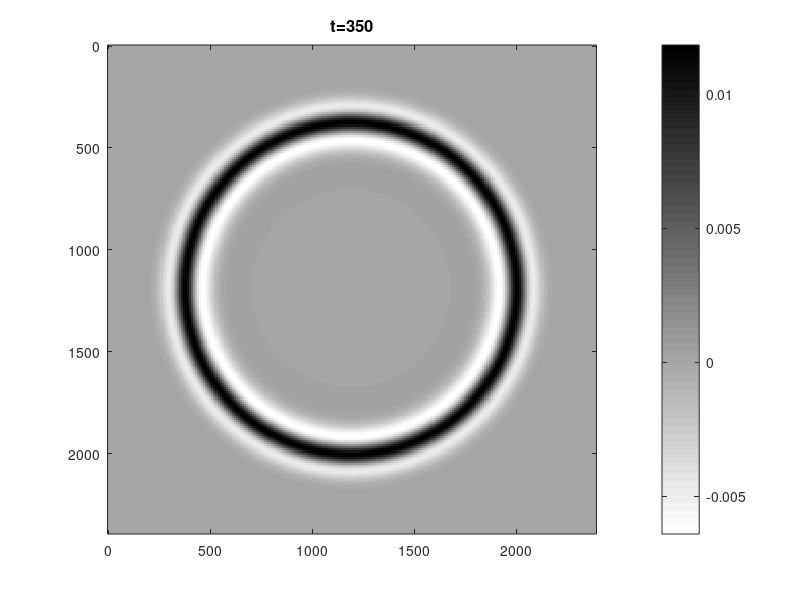

The MATLAB script that drew this image:
%%%%%% 2D velocity-stress viscoacoustic wave modeling %%%%%
%%%%%% fractional laplacians operators %%%%%%%%
%%%% zhu's method %%%%%%%%%%
%%%%%%%%% homogeneous media %%%%%%%%%%

clear;clc;

dt=1e-3;%% time simple
fm=15; %%% domain frequency
tmax=350; %%time steps
to=1/fm;
t=-to:dt:(tmax-1)*dt-to;
rik=(1-2*(pi*fm.*t).^2).*exp(-(pi*fm.*t).^2);  %% wavelet

nxo=200;nzo=200;pml=20;
nx=nxo+2*pml;nz=nzo+2*pml;
dx=10;dz=10;
dkx=1/(nx*dx);dkz=1/(nz*dz);

vp=ones(nz,nx)*3000;  %velocity
dens=ones(nz,nx)*2000;%density
Qp=ones(nz,nx)*10; %% Q

xx=0:dx:(nx-1)*dx;
zz=0:dz:(nz-1)*dz;

kkx=zeros(nx,1);kkz=zeros(nz,1);
b1=1:1:nx;
b2=1:1:nz;

kkx(1:nx/2+1)=(2*pi*dkx*(b1(1:nx/2+1)-1));                
kkx(nx/2+2:end)=(2*pi*dkx*(nx+1-b1(nx/2+2:end)));
kkz(1:nz/2+1)=(2*pi*dkz*(b2(1:nz/2+1)-1));                 
kkz(nz/2+2:end)=(2*pi*dkz*(nz+1-b2(nz/2+2:end)));

k2w=zeros(nz,nx); % k^2
for j=1:nz
    for i=1:nx
        k2w(j,i)=(kkx(i)^2+kkz(j)^2);
    end
end
k2ww=k2w;
k2ww(1,1)=1e-8;

shiftx=ones(nx,1);
shiftz=ones(nz,1);
shiftx(1:nx/2+1)=exp(1i*pi/nx.*(b1(1:nx/2+1)-1));
shiftx(nx/2+2:nx)=exp(-1i*pi/nx.*(nx+1-b1(nx/2+2:nx)));
shiftz(1:nz/2+1)=exp(1i*pi/nz.*(b2(1:nz/2+1)-1));
shiftz(nz/2+2:nz)=exp(-1i*pi/nz.*(nz+1-b2(nz/2+2:nz)));

for i=pml+1:nxo+pml
   vp(1:pml,i)=vp(pml+1,i);
   vp(nzo+pml+1:nz,i)=vp(nzo+pml,i);
   
end 

for j=pml+1:nzo+pml
   vp(j,1:pml)=vp(j,pml+1);
   vp(j,nxo+pml+1:nx)=vp(j,nxo+pml);
end

vp(1:pml,1:pml)=vp(pml+1,pml+1);
vp(1:pml,nxo+pml+1:nx)=vp(pml+1,nxo+pml);
vp(nzo+pml+1:nz,1:pml)=vp(nzo+pml,pml+1);
vp(nzo+pml+1:nz,nxo+pml+1:nx)=vp(nzo+pml,nxo+pml);
     

bbx=ones(nz,nx);
bbz=ones(nz,nx);

for j=1:nz
    for i=1:nx-1
        bbx(j,i)=2/(dens(j,i+1)+dens(j,i));
    end
end
i=nx;
bbx(1:nz,i)=1./dens(1:nz,i);
for i=1:nx
    for j=1:nz-1
        bbz(j,i)=2/(dens(j+1,i)+dens(j,i));
    end
end
j=nz;
bbz(j,1:nx)=1./dens(j,1:nx);

rp=1/pi*atan(1./Qp);
wo=20*pi*fm;


Clam=dens.*vp.^2.*(cos(0.5*atan(1./Qp))).^2;
Clam=Clam./wo.^(2*rp);


yinda=Clam.*vp.^(2*rp).*cos(pi*rp);
tao=Clam.*vp.^(2*rp-1).*sin(pi*rp);



pw1=k2w.^rp;
pw2=k2ww.^(rp-0.5);


clear Clam Cmu Qp  vp  dens

p=zeros(nz,nx);
vx=zeros(nz,nx);vz=zeros(nz,nx);

midx1=zeros(nz,nx);midz1=zeros(nz,nx);
midx2=zeros(nz,nx);midz2=zeros(nz,nx);

midd2=zeros(nz,nx);
midxx1=zeros(nz,nx);
midzz1=zeros(nz,nx);
middd2=zeros(nz,nx);

zs=nz/2;xs=nx/2;

%%%%%%%%%% pml parameters %%%%%%%%%%
% kmax=0;
% alpha_max=pi*fm;                        %%% not equal zero value
% n1=2;n2=1;n3=1;
% R=1e-5;vmax=5000;
% widthx=pml*dx; 
% widthz=pml*dz;
% dmax_x=(1+n1+n2)*vmax*log(1/R)/(2*widthx);
% dmax_z=(1+n1+n2)*vmax*log(1/R)/(2*widthz);
% 
% int_dx_lf=zeros(1,pml);int_dx_rg=zeros(1,pml);
% half_dx_lf=zeros(1,pml);half_dx_rg=zeros(1,pml);
% 
% int_dz_up=zeros(1,pml);int_dz_dw=zeros(1,pml);
% half_dz_up=zeros(1,pml);half_dz_dw=zeros(1,pml);
% 
% int_kx_lf=zeros(1,pml);int_kx_rg=zeros(1,pml);
% half_kx_lf=zeros(1,pml);half_kx_rg=zeros(1,pml);
% 
% int_kz_up=zeros(1,pml);int_kz_dw=zeros(1,pml);
% half_kz_up=zeros(1,pml);half_kz_dw=zeros(1,pml);
% 
% int_alphax_lf=zeros(1,pml);int_alphax_rg=zeros(1,pml);
% half_alphax_lf=zeros(1,pml);half_alphax_rg=zeros(1,pml);
% 
% int_alphaz_up=zeros(1,pml);int_alphaz_dw=zeros(1,pml);
% half_alphaz_up=zeros(1,pml);half_alphaz_dw=zeros(1,pml);
% 
% %%%% int
% int_dx_lf(1:pml)=dmax_x.*(((pml-1)*dx-xx(1:pml))/widthx).^(n1+n2);
% int_dx_rg(1:pml)=dmax_x.*((xx(nx-pml+1:nx)-(nx-pml)*dx)/widthx).^(n1+n2);
% int_dz_up(1:pml)=dmax_z.*(((pml-1)*dz-zz(1:pml))/widthz).^(n1+n2);
% int_dz_dw(1:pml)=dmax_z.*((zz(nz-pml+1:nz)-(nz-pml)*dz)/widthz).^(n1+n2);
% 
% int_alphax_lf(1:pml)=alpha_max.*(xx(1:pml)./((pml-1)*dx)).^n3;
% int_alphax_rg(1:pml)=alpha_max.*(((nx-1)*dx-xx(nx-pml+1:nx))./((pml-1)*dx)).^n3;
% int_alphaz_up(1:pml)=alpha_max.*(zz(1:pml)./((pml-1)*dz)).^n3;
% int_alphaz_dw(1:pml)=alpha_max.*(((nz-1)*dz-zz(nz-pml+1:nz))./((pml-1)*dz)).^n3;
% 
% int_kx_lf(1:pml)=1+kmax.*(((pml-1)*dx-xx(1:pml))/widthx).^n1;
% int_kx_rg(1:pml)=1+kmax.*((xx(nx-pml+1:nx)-(nx-pml)*dx)/widthx).^n1;
% int_kz_up(1:pml)=1+kmax.*(((pml-1)*dz-zz(1:pml))/widthz).^n1;
% int_kz_dw(1:pml)=1+kmax.*((zz(nz-pml+1:nz)-(nz-pml)*dz)/widthz).^n1;
% %%%% half
% half_dx_lf(1:pml)=dmax_x.*((pml-0.5:-1:0.5)./pml).^(n1+n2);
% half_dx_rg(1:pml)=half_dx_lf(pml:-1:1);
% half_dz_up(1:pml)=dmax_z.*((pml-0.5:-1:0.5)./pml).^(n1+n2);
% half_dz_dw(1:pml)=half_dz_up(pml:-1:1);
% 
% half_alphax_lf(1:pml)=alpha_max.*((-0.5:1:pml-1.5)./(pml-1)).^n3;
% half_alphax_rg(1:pml)=half_alphax_lf(pml:-1:1);
% 
% half_alphaz_up(1:pml)=alpha_max.*((-0.5:1:pml-1.5)./(pml-1)).^n3;
% half_alphaz_dw(1:pml)=half_alphaz_up(pml:-1:1);
% 
% half_kx_lf(1:pml)=1+kmax.*((pml-0.5:-1:0.5)./pml).^n1;
% half_kx_rg(1:pml)=half_kx_lf(pml:-1:1);
% half_kz_up(1:pml)=1+kmax.*((pml-0.5:-1:0.5)./pml).^n1;
% half_kz_dw(1:pml)=half_kz_up(pml:-1:1);
% 
% fi_vx_lf=zeros(nz,pml);fi_vx_rg=zeros(nz,pml);
% fi_vz_up=zeros(pml,nx);fi_vz_dw=zeros(pml,nx);
% 
% fi_vx_up=zeros(pml,nx);fi_vx_dw=zeros(pml,nx);
% fi_vz_lf=zeros(nz,pml);fi_vz_rg=zeros(nz,pml);
% 
% fi_strxx_lf=zeros(nz,pml);fi_strxx_rg=zeros(nz,pml);
% fi_strzz_up=zeros(pml,nx);fi_strzz_dw=zeros(pml,nx);
%%%%%%%%%%%%%%%%%%%%%%%%%%%%%
%%%%%%%%%%%%%%%%%%%%%%%%%%%%%

midxxzz_f=zeros(nz,nx);
midxz_f=zeros(nz,nx);
midx_f=zeros(nz,nx);
midz_f=zeros(nz,nx);
midzx_f=zeros(nz,nx);


recx=fopen('trace_zhu.dat','wb');

fx=fopen('snap_zhu.dat','wb');


for t=1:tmax
    
    %  vx  %%%%%%%%%%%%%%%%%%%%%%%%%%%%%%%
    fft_px=fft(p,[],2);    
   %%% rightward shift dx/2
    for j=1:nz
        midx1(j,1:nx)=((kkx./shiftx))'.*fft_px(j,1:nx);
        midx1(j,1:nx/2+1)=1i*midx1(j,1:nx/2+1);
        midx1(j,nx/2+2:nx)=-1i*midx1(j,nx/2+2:nx);
    end
    p_x=real(ifft(midx1,[],2));  % pxx to x

    
%      for j=1:nz
%         tem1=half_dx_lf(2:pml)./half_kx_lf(2:pml)+half_alphax_lf(2:pml); 
%         bxx=exp(-dt.*tem1);
%         tem2=(half_kx_lf(2:pml).^2).*tem1;
%         axx=half_dx_lf(2:pml)./tem2.*(bxx-1);
%         sumxx=p_x(j,1:pml-1);              %%%%
%         fi_strxx_lf(j,1:pml-1)=bxx.*fi_strxx_lf(j,1:pml-1)+axx.*sumxx;
%         tem3=(1-half_kx_lf(2:pml))./half_kx_lf(2:pml).*sumxx;
%         p_x(j,1:pml-1)=p_x(j,1:pml-1)+fi_strxx_lf(j,1:pml-1)+tem3;
%         
%         tem1=tem1(end:-1:1);
%         bxx=bxx(end:-1:1);
%         tem2=tem2(end:-1:1);
%         axx=axx(end:-1:1);
%         sumxx=p_x(j,nx-pml+1:nx-1);   %%%%
%         fi_strxx_rg(j,1:pml-1)=bxx.*fi_strxx_rg(j,1:pml-1)+axx.*sumxx;
%         tem3=(1-half_kx_rg(1:pml-1))./half_kx_rg(1:pml-1).*sumxx;
%         p_x(j,nx-pml+1:nx-1)=p_x(j,nx-pml+1:nx-1)+fi_strxx_rg(j,1:pml-1)+tem3;
%     end

    vx=vx+dt*bbx.*(p_x);

    
    %%%%%% vz %%%%%%%%%%%%%%%% 
    fft_pz=fft(p,[],1);   
    
    %%% upward shift dz/2
    for i=1:nx    
        midz2(1:nz,i)=((kkz.*shiftz)).*fft_pz(1:nz,i);  
        midz2(1:nz/2+1,i)=1i*midz2(1:nz/2+1,i);
        midz2(nz/2+2:nz,i)=-1i*midz2(nz/2+2:nz,i);
    end
    p_z=real(ifft(midz2,[],1)); % pzz to z
    

%     for i=1:nx
%         tem1=half_dz_up(2:pml)./half_kz_up(2:pml)+half_alphaz_up(2:pml);  
%         bzz=exp(-dt.*tem1);
%         tem2=(half_kz_up(2:pml).^2).*tem1;
%         azz=half_dz_up(2:pml)./tem2.*(bzz-1);
%         sumzz=p_z(1:pml-1,i);                                              
%         fi_strzz_up(1:pml-1,i)=(bzz').*fi_strzz_up(1:pml-1,i)+(azz').*sumzz;
%         tem3=(1-half_kz_up(2:pml))./half_kz_up(2:pml).*sumzz';
%         p_z(1:pml-1,i)=p_z(1:pml-1,i)+fi_strzz_up(1:pml-1,i)+tem3';
% 
%         
%         tem1=tem1(end:-1:1);
%         bzz=bzz(end:-1:1);
%         tem2=tem2(end:-1:1);
%         azz=azz(end:-1:1);
%         sumzz=p_z(nz-pml+1:nz-1,i);                              
%         fi_strzz_dw(1:pml-1,i)=(bzz').*fi_strzz_dw(1:pml-1,i)+(azz').*sumzz;
%         tem3=(1-half_kz_dw(1:pml-1))./half_kz_dw(1:pml-1).*sumzz';
%         p_z(nz-pml+1:nz-1,i)=p_z(nz-pml+1:nz-1,i)+fi_strzz_dw(1:pml-1,i)+tem3';
%     end


    vz=vz+dt*bbz.*(p_z);

    %%%%%%%%%%%%%%%%%%%%%%%%%%%%%%%%%%% p   %%%%%%%%%%%%%%%%%%%%%%%%%%%%%%%%%%%%%
   
     fft_vxx=fft(vx,[],2);
     fft_vzz=fft(vz,[],1);
    
     %%% ���� dx/2
    for j=1:nz
        midx1(j,1:nx)=((kkx.*shiftx))'.*fft_vxx(j,1:nx);
        midx1(j,1:nx/2+1)=1i*midx1(j,1:nx/2+1);
        midx1(j,nx/2+2:nx)=-1i*midx1(j,nx/2+2:nx);
    end
     %%% ���� dz/2
    for i=1:nx    
        midz1(1:nz,i)=((kkz./shiftz)).*fft_vzz(1:nz,i);  
        midz1(1:nz/2+1,i)=1i*midz1(1:nz/2+1,i);
        midz1(nz/2+2:nz,i)=-1i*midz1(nz/2+2:nz,i);
    end
   
    mid1=real(ifft(midx1,[],2));  %%% vx to x
    mid2=real(ifft(midz1,[],1));  %%% vz to z
    
    %%%% calculate fi_vx and fi_vz
%      for i=1:nx
%         temp11=int_dz_up(1:pml)./int_kz_up(1:pml)+int_alphaz_up(1:pml);
%         bz=exp(-dt.*temp11);
%         temp22=(int_kz_up.^2).*temp11;
%         az=int_dz_up./temp22.*(bz-1);
%         sumz=mid2(1:pml,i);
%         fi_vz_up(1:pml,i)=(bz').*fi_vz_up(1:pml,i)+(az').*sumz;
%         temp33=(1-int_kz_up)./int_kz_up.*sumz';
%         mid2(1:pml,i)=mid2(1:pml,i)+fi_vz_up(1:pml,i)+temp33';
%         
%         temp11=temp11(end:-1:1);
%         bz=bz(end:-1:1);
%         temp22=temp22(end:-1:1);
%         az=az(end:-1:1);
%         sumz=mid2(nz-pml+1:nz,i);
%         fi_vz_dw(1:pml,i)=(bz').*fi_vz_dw(1:pml,i)+(az').*sumz;
%         temp33=(1-int_kz_dw)./int_kz_dw.*sumz';
%         mid2(nz-pml+1:nz,i)=mid2(nz-pml+1:nz,i)+fi_vz_dw(1:pml,i)+temp33';
%     end
%     
%     %%% disturb mid1, fi_vx_lf and fi_vx_rg
%      for j=1:nz
%         temp1=int_dx_lf(1:pml)./int_kx_lf(1:pml)+int_alphax_lf(1:pml);
%         bx=exp(-dt.*temp1);
%         temp2=(int_kx_lf.^2).*temp1;
%         ax=int_dx_lf./temp2.*(bx-1);
%         sumx=mid1(j,1:pml);
%         fi_vx_lf(j,1:pml)=bx.*fi_vx_lf(j,1:pml)+ax.*sumx;
%         temp3=(1-int_kx_lf)./int_kx_lf.*sumx;
%         mid1(j,1:pml)=mid1(j,1:pml)+fi_vx_lf(j,1:pml)+temp3;
%         
%         temp1=temp1(end:-1:1);
%         bx=bx(end:-1:1);
%         temp2=temp2(end:-1:1);
%         ax=ax(end:-1:1);
%         sumx=mid1(j,nx-pml+1:nx);
%         fi_vx_rg(j,1:pml)=bx.*fi_vx_rg(j,1:pml)+ax.*sumx;
%         temp3=(1-int_kx_rg)./int_kx_rg.*sumx;
%         mid1(j,nx-pml+1:nx)=mid1(j,nx-pml+1:nx)+fi_vx_rg(j,1:pml)+temp3;
%      end
    
     midxz=mid1+mid2;
     fft_mid3=fft2(midxz);
 
     md1p=yinda.*(real(ifft2(pw1.*fft_mid3)));
     md2p=tao.*(real(ifft2(pw2.*fft_mid3))-real(ifft2(pw2.*midxxzz_f)))/dt;
     
     midxxzz_f=fft_mid3;

     p=p+dt*(md1p+md2p);
     
     fwrite(fx,p,'float');
     
    p(zs,xs)=p(zs,xs)+rik(t);
    %%%%%%%%%%%%%%%%%%
    
    
    
 %%%%%%%%%   
%     mx=max(max(vx));
%     mn=min(min(vx));
    if(mod(t+5,5)==0)
        figure(18)

        imagesc(xx,zz,p)
        colorbar
        colormap(flipud(gray))
        axis image
%       caxis([mn mx]/1000)
        set(gcf,'color','w')
        title(['t=',num2str(t)],'fontsize',12)
        pause(0.001)
    end
       poux(t,:)=p(pml+80,pml+1:nx-pml);
      
    
 end
 fwrite(recx,poux,'float');


fclose(recx)
fclose(fx)
